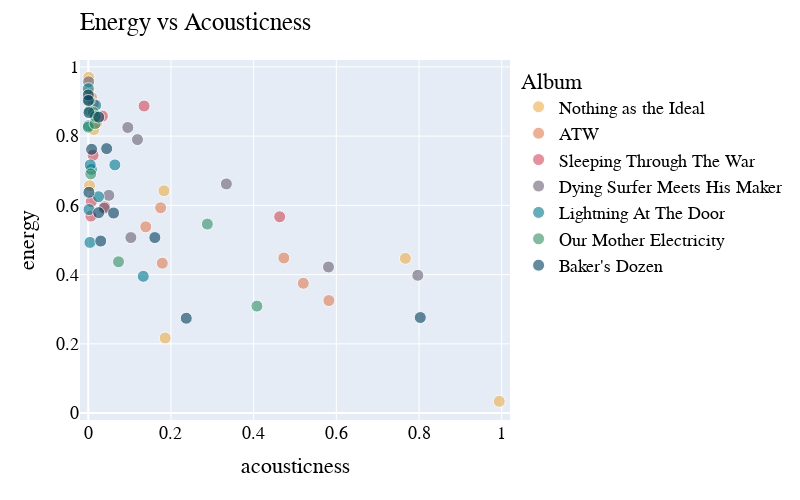

Here is the notebook cell this chart was saved with:
### Markdown cell above
In this plot we can see the relationship between loudness and energy quite well. The energy score increases as the loudness increases.

### Code cell
fig = px.scatter(atw, x='acousticness', y='energy', color='album_name', custom_data=['name'], color_discrete_map=cpal_px, opacity=0.6)

fig.update_traces(marker=dict(size=12,
                              line=dict(width=1,
                                        color='white')),
                  selector=dict(mode='markers'))
fig.update_traces(hovertemplate='%{customdata[0]}')
fig.update_layout(
    title="Energy vs Acousticness",
    legend_title="Album",
    title_x=0.1, 
    width=800,
    height=500,
    font_family="ROCKABILLY",
    font_color="black",
    font_size=18,
    title_font_family="Boucherie Block",
    legend_title_font_family="Boucherie Block")
fig.update_yaxes(range=[-0.02, 1.02])
fig.update_xaxes(range=[-0.02, 1.02])
fig.show()

### Figure 1 — Plotly figure (JSON) as saved in the notebook; plotly's stock layout.template omitted (floating-point values rounded to 4 significant figures)
{"data": [{"customdata": [["Saturnine & Iron Jaw"], ["Enemy of My Enemy"], ["Everest"], ["See You Next Fall"], ["The Children of Coyote Woman"], ["41"], ["Lights Out"], ["Rats in Ruin"]], "hovertemplate": "%{customdata[0]}", "legendgroup": "Nothing as the Ideal", "marker": {"color": "#edae49", "line": {"color": "white", "width": 1}, "opacity": 0.6, "size": 12, "symbol": "circle"}, "mode": "markers", "name": "Nothing as the Ideal", "orientation": "v", "showlegend": true, "type": "scatter", "x": [0.183, 0.00121, 0.994, 0.00324, 0.767, 0.0134, 0.000769, 0.186], "xaxis": "x", "y": [0.642, 0.97, 0.0339, 0.657, 0.447, 0.819, 0.928, 0.217], "yaxis": "y"}, {"customdata": [["Fishbelly 86 Onions"], ["Workhorse"], ["1st vs. 2nd"], ["Half-Tongue"], ["Diamond"], ["Harvest Feast"], ["HJTC"], ["Rob's Dream"]], "hovertemplate": "%{customdata[0]}", "legendgroup": "ATW", "marker": {"color": "#df7c52", "line": {"color": "white", "width": 1}, "opacity": 0.6, "size": 12, "symbol": "circle"}, "mode": "markers", "name": "ATW", "orientation": "v", "showlegend": true, "type": "scatter", "x": [0.0205, 0.139, 0.00767, 0.175, 0.52, 0.473, 0.582, 0.179], "xaxis": "x", "y": [0.839, 0.538, 0.912, 0.593, 0.375, 0.448, 0.325, 0.433], "yaxis": "y"}, {"customdata": [["Bulls"], ["Don't Bring Me Coffee"], ["Bruce Lee"], ["3-5-7"], ["Am I Going Up?"], ["Alabaster"], ["Cowboy Kirk"], ["Internet"]], "hovertemplate": "%{customdata[0]}", "legendgroup": "Sleeping Through The War", "marker": {"color": "#d1495b", "line": {"color": "white", "width": 1}, "opacity": 0.6, "size": 12, "symbol": "circle"}, "mode": "markers", "name": "Sleeping Through The War", "orientation": "v", "showlegend": true, "type": "scatter", "x": [0.0397, 0.0342, 0.0128, 0.0064, 0.00749, 0.135, 0.0116, 0.463], "xaxis": "x", "y": [0.596, 0.858, 0.893, 0.569, 0.611, 0.887, 0.745, 0.567], "yaxis": "y"}, {"customdata": [["Call Me Star"], ["El Centro"], ["Dirt Preachers"], ["This Is Where It Falls Apart"], ["Mellowing"], ["Open Passageways"], ["Instrumental 2 (Welcome To The Caveman Future)"], ["Talisman"], ["Blood And Sand / Milk And Endless Waters"]], "hovertemplate": "%{customdata[0]}", "legendgroup": "Dying Surfer Meets His Maker", "marker": {"color": "#696174", "line": {"color": "white", "width": 1}, "opacity": 0.6, "size": 12, "symbol": "circle"}, "mode": "markers", "name": "Dying Surfer Meets His Maker", "orientation": "v", "showlegend": true, "type": "scatter", "x": [0.581, 0.000873, 0.0956, 0.103, 0.797, 0.0386, 0.334, 0.0497, 0.119], "xaxis": "x", "y": [0.422, 0.957, 0.825, 0.507, 0.398, 0.592, 0.662, 0.629, 0.79], "yaxis": "y"}, {"customdata": [["Funeral For A Great Drunken Bird"], ["When God Comes Back"], ["The Marriage Of Coyote Woman"], ["Swallowed By The Sea"], ["Charles William"], ["The Death Of Coyote Woman"], ["Romany Dagger"], ["Mountain"], ["Romany Dagger (Remended)"], ["Surface-To-Air Whistle"]], "hovertemplate": "%{customdata[0]}", "legendgroup": "Lightning At The Door", "marker": {"color": "#00798c", "line": {"color": "white", "width": 1}, "opacity": 0.6, "size": 12, "symbol": "circle"}, "mode": "markers", "name": "Lightning At The Door", "orientation": "v", "showlegend": true, "type": "scatter", "x": [0.0643, 0.000177, 0.133, 0.0248, 0.00775, 0.00188, 0.000353, 0.00408, 0.018, 0.00476], "xaxis": "x", "y": [0.717, 0.937, 0.395, 0.625, 0.704, 0.588, 0.83, 0.493, 0.889, 0.717], "yaxis": "y"}, {"customdata": [["Heavy/Like a Witch"], ["The Urn"], ["Bloodhounds"], ["Guns"], ["Elk.Blood.Heart"], ["Until It Unwinds"], ["Easy"], ["Family Song for the Leaving"], ["Right Hand"], ["I Can't Even See Myself (Bonus)"]], "hovertemplate": "%{customdata[0]}", "legendgroup": "Our Mother Electricity", "marker": {"color": "#318F63", "line": {"color": "white", "width": 1}, "opacity": 0.6, "size": 12, "symbol": "circle"}, "mode": "markers", "name": "Our Mother Electricity", "orientation": "v", "showlegend": true, "type": "scatter", "x": [0.00249, 2.07e-05, 0.00322, 0.0165, 0.0732, 0.0125, 0.288, 0.408, 0.00607, 0.017], "xaxis": "x", "y": [0.903, 0.826, 0.873, 0.836, 0.437, 0.868, 0.546, 0.309, 0.691, 0.857], "yaxis": "y"}, {"customdata": [["Real Hippies Are Cowboys"], ["Mama Is a Shining Star"], ["Hush, I'm on TV"], ["Holding Your Breath Across the River"], ["Tour Death Song"], ["Tiger's Pit"], ["6969 WXL THE CAGE"], ["L'hotel Serein"], ["Acid Face"], ["Slow City"], ["Silver To Rust"], ["Blacksnake Blues"], ["Fall Into Place"]], "hovertemplate": "%{customdata[0]}", "legendgroup": "Baker's Dozen", "marker": {"color": "#003d5b", "line": {"color": "white", "width": 1}, "opacity": 0.6, "size": 12, "symbol": "circle"}, "mode": "markers", "name": "Baker's Dozen", "orientation": "v", "showlegend": true, "type": "scatter", "x": [0.00163, 0.237, 8.3e-06, 0.0301, 0.00164, 2.8e-05, 0.0445, 0.0252, 0.0252, 0.0612, 0.00813, 0.161, 0.803], "xaxis": "x", "y": [0.868, 0.274, 0.919, 0.497, 0.638, 0.903, 0.764, 0.579, 0.855, 0.578, 0.762, 0.507, 0.276], "yaxis": "y"}], "layout": {"font": {"color": "black", "family": "ROCKABILLY", "size": 18}, "height": 500, "legend": {"title": {"font": {"family": "Boucherie Block"}, "text": "Album"}, "tracegroupgap": 0}, "margin": {"t": 60}, "title": {"font": {"family": "Boucherie Block"}, "text": "Energy vs Acousticness", "x": 0.1}, "width": 800, "xaxis": {"anchor": "y", "domain": [0, 1], "range": [-0.02, 1.02], "title": {"text": "acousticness"}, "type": "linear"}, "yaxis": {"anchor": "x", "domain": [0, 1], "range": [-0.02, 1.02], "title": {"text": "energy"}, "type": "linear"}}}
